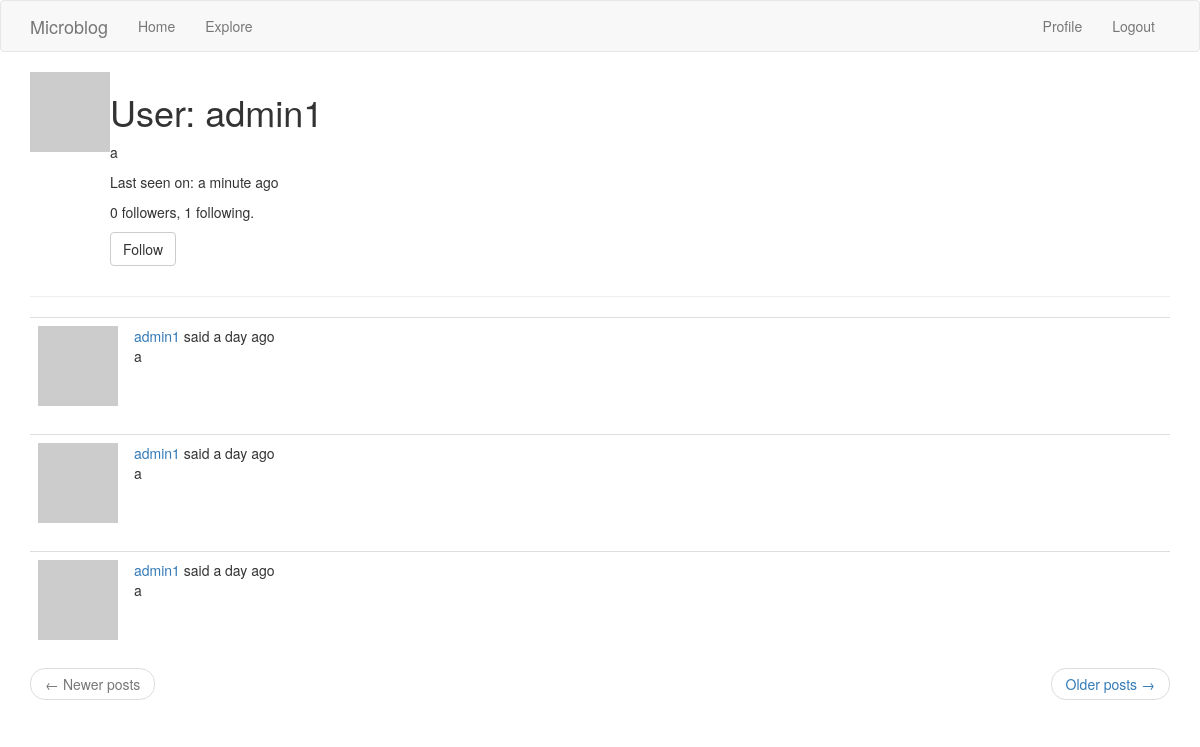
The page /user/admin1 (signed in) on the database its author committed.
### app/models.py (models this page shows, shortened)
class User(UserMixin, db.Model):
	id = db.Column(db.Integer, primary_key=True)
	username = db.Column(db.String(64), index=True, unique=True)
	email = db.Column(db.String(120), index=True, unique=True)
	password_hash = db.Column(db.String(128))
	about_me = db.Column(db.String(140))
	last_seen = db.Column(db.DateTime, default=datetime.utcnow)
	posts = db.relationship('Post', backref='author', lazy='dynamic')
	followed = db.relationship(
		'User',
		secondary=followers,
		primaryjoin=(followers.c.follower_id == id),
		secondaryjoin=(followers.c.followed_id == id),
		backref=db.backref('followers', lazy='dynamic'),
		lazy='dynamic'
	)
	@login.user_loader
	def load_user(id):
		return User.query.get(int(id))
	def avatar(self, size):
		digest = md5(self.email.lower().encode('utf-8')).hexdigest()
		return f'https://www.gravatar.com/avatar/{digest}?d=identicon&s={size}'
	def is_following(self, user):
		return self.followed.filter(
			followers.c.followed_id == user.id).count() > 0

class Post(db.Model):
	id = db.Column(db.Integer, primary_key=True)
	body = db.Column(db.String(140))
	timestamp = db.Column(db.DateTime, index=True, default=datetime.utcnow)
	user_id = db.Column(db.Integer, db.ForeignKey('user.id'))

### app/routes.py (the view)
@app.route('/user/<username>')
@login_required
def user(username):
    user = User.query.filter_by(username=username).first_or_404()
    form = EmptyForm()
    page = request.args.get('page', 1, type=int)
    posts = user.posts.order_by(Post.timestamp.desc()).paginate(
        page, app.config['POST_PER_PAGE'], False
    )
    next_url = url_for('user', username=user.username, page=posts.next_num) \
        if posts.has_next else None
    prev_url = url_for('user', username=user.username, page=posts.prev_num) \
        if posts.has_prev else None
    return render_template('user.html', user=user, form=form, posts=posts.items,
                           next_url=next_url, prev_url=prev_url)

### app/forms.py
class EmptyForm(FlaskForm):
	submit = SubmitField('Submit')

### app/routes.py (called while the page is built)
@app.before_request
def before_request():
    if current_user.is_authenticated:
        current_user.last_seen = datetime.utcnow()
        db.session.commit()

### app/templates/user.html (shortened to what this page needs)
{% extends "base.html" %}
{% import 'bootstrap/wtf.html' as wtf %}
{% block app_content %}
    <table>
        <tr valign="top">
            <td><img src="{{ user.avatar(128) }}"></td>
            <td>
            	<h1>User: {{ user.username }}</h1>
                {% if user.about_me %}
                    <p>{{ user.about_me }}</p>
                {% endif %}
                {% if user.last_seen %}
                    <p>Last seen on: {{ moment(user.last_seen).fromNow() }}</p>
                {% endif %}
                <p>{{ user.followers.count() }} followers, {{ user.followed.count() }} following.</p>
                {% if user == current_user %}
                <p><a href="{{ url_for('edit_profile') }}">Edit your profile</a></p>
                {% elif not current_user.is_following(user) %}
                <p>
                    <form action="{{ url_for('follow', username=user.username) }}" method="post">
                        {{ form.submit(value='Follow', class_='btn btn-default') }}
                    </form>
                </p>
                {% endif %}
           	</td>
        </tr>
    </table>
    <hr>
    {% for post in posts %}
    	{% include '_post.html' %}
    {% endfor %}
    <nav aria-label="...">
        <ul class="pager">
            <li class="previous{% if not prev_url %} disabled{% endif %}">
                <a href="{{ prev_url or '#' }}">
                    <span aria-hidden="true">&larr;</span> Newer posts
                </a>
            </li>
            <li class="next{% if not next_url %} disabled{% endif %}">
                <a href="{{ next_url or '#' }}">
                    Older posts <span aria-hidden="true">&rarr;</span>
                </a>
            </li>
        </ul>
    </nav>
{% endblock %}

### app/templates/_post.html
<table class="table table-hover">
        <tr>
            <td width="70px">
                <a href="{{ url_for('user', username=post.author.username) }}">
                    <img src="{{ post.author.avatar(70) }}" />
                </a>
            </td>
            <td>
                <a href="{{ url_for('user', username=post.author.username) }}">
                    {{ post.author.username }}
                </a>
                said {{ moment(post.timestamp).fromNow() }}
                <br>
                {{ post.body }}
            </td>
        </tr>
</table>

### rows shown on the page
User: username "admin1", about_me "a", last_seen "a minute ago"
Post: author.username "admin1", timestamp "a day ago", body "a"
Post: author.username "admin1", timestamp "a day ago", body "a"
Post: author.username "admin1", timestamp "a day ago", body "a"

### other values the page prints
{{ user.followers.count() }} "0"
{{ user.followed.count() }} "1"
